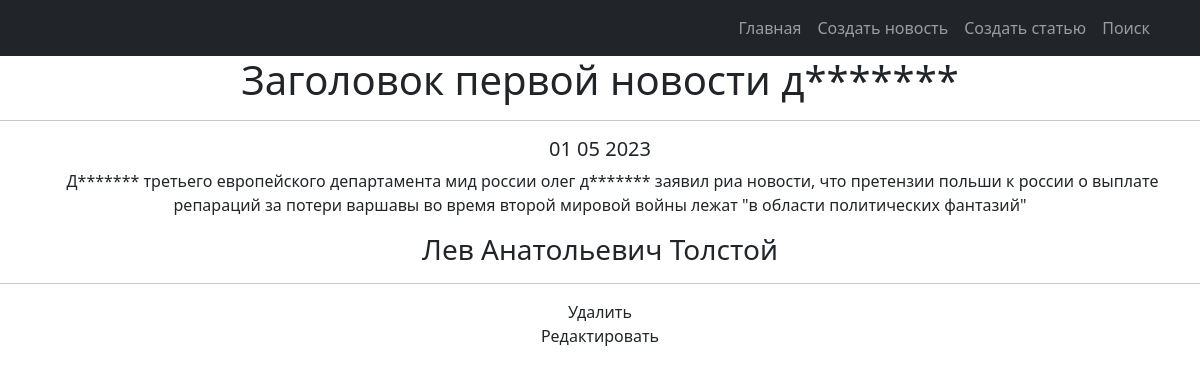
Before: /1 with the older database file.
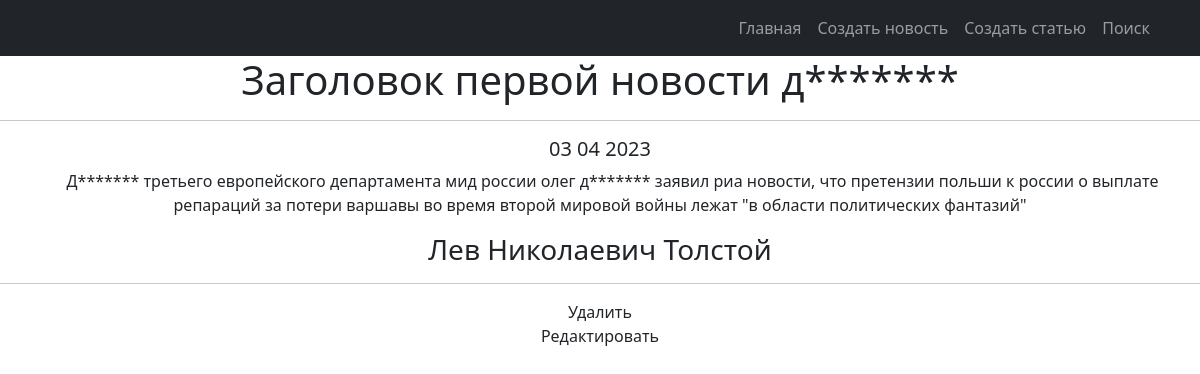
After: the same page with the newer database file.
### news/models.py (models this page shows, shortened)
class Post(models.Model):
    objects = None
    article = 'AR'
    news = 'NE'
    POST = [
        (news, 'Новость'),
        (article, 'Статья')
    ]
    title = models.TextField(max_length=50)
    author = models.ForeignKey(Author, on_delete=models.CASCADE)
    time_in_comment = models.DateTimeField(default=django.utils.timezone.now)
    choice_title = models.CharField(max_length=2, choices=POST)
    post_text = models.TextField(max_length=500)
    posts = models.ManyToManyField('Category', through='PostCategory')
    rating_post = models.IntegerField(default=0)

class Author(models.Model):
    user_author = models.OneToOneField(User, on_delete=models.CASCADE)
    user_rating = models.IntegerField(default=0)

### news/views.py (the view)
# urls.py: path('<int:pk>', PostDetail.as_view(), name='post_detail'),
class PostDetail(DetailView):
    model = Post
    template_name = 'one_news.html'
    context_object_name = "news"

### news/templatetags/censure.py (called while the page is built)
@register.filter()
def censor(word):
    def multiple_replace(texts, replace_value):
        for i, j in replace_value.items():
            texts = texts.lower().replace(i, j)
        return texts
    replace_values = {'модели': 'м*****',
                      'джигурда': 'д*******',
                      'однако': 'о*****',
                      'директор': 'д*******',
                      'повтор': 'п*****'
                      }
    word = multiple_replace(word, replace_values)
    return word.capitalize()

### templates/one_news.html (shortened to what this page needs)
{% extends 'flatpages/default.html' %}
{% block content %}
{% load censure %}
<h1>{{ news.title | censor }}</h1>
<hr>
<h5>{{ news.time_in_comment |date:'d m Y'  }}</h5>
<p style="text-indent: 25px;">
    {{news.post_text | censor}}
<h3>{{ news.author.user_author.first_name }}</h3>
</p>
<hr>
<a class="nav-link" href="/news/{{news.id}}/delete/">Удалить</a>
<a class="nav-link" href="{{news.id}}/edit/">Редактировать</a>
{% endblock content %}

### templates/flatpages/default.html (shortened to what this page needs)
<!DOCTYPE html>
<html lang="en">
    <head>
        {% load static %}
        <link href="{% static 'css/styles.css' %}" rel="stylesheet" />
    </head>
    <body id="page-top">
        <nav class="navbar navbar-expand-lg navbar-dark bg-dark static-top">
            <div class="container">
                <div class="collapse navbar-collapse" id="navbarResponsive">
                    <ul class="navbar-nav ms-auto">
                        <li class="nav-item active">
                                <a class="nav-link" href="{% url 'post_list' %}">Главная
                            </a>
                        </li>
                        <li class="nav-item">
                            <a class="nav-link" href="/news/create/">Создать новость</a>
                        </li>
                         <li class="nav-item">
                            <a class="nav-link" href="/article/create/">Создать статью</a>
                        </li>
                        <li class="nav-item">
                            <a class="nav-link" href="/news/search/">Поиск</a>
                        </li>
                    </ul>
                </div>
            </div>
        </nav>
       <div class="row">
            <div class="container  text-center">
                <div class="col-lg-12 text-center">
                   {% block content %}{% endblock content %}
               </div>
            </div>
        </div>
    </body>
</html>

Changed rows visible on the page:
changed Post "Заголовок первой новости д*******": time_in_comment "01 05 2023" → "03 04 2023"; author.user_author.first_name "Лев Анатольевич Толстой" → "Лев Николаевич Толстой"
